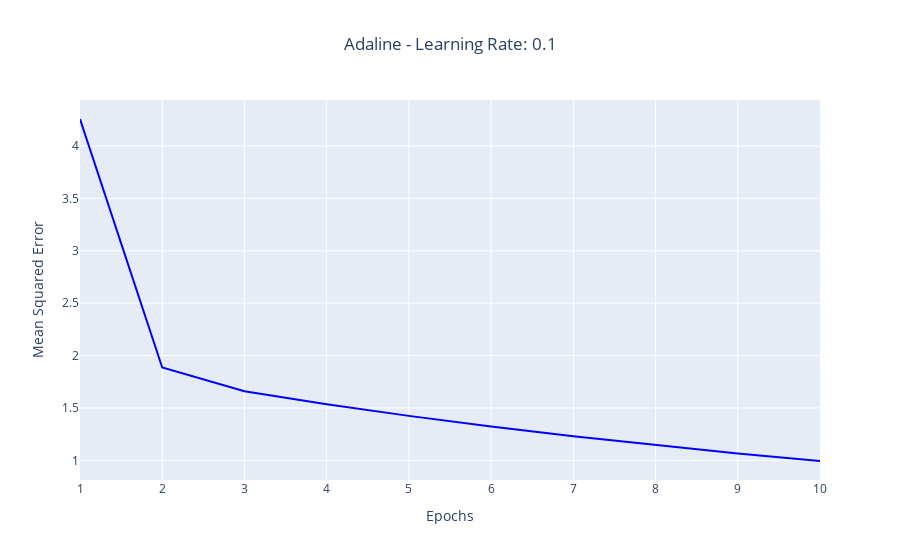

Source (notebook cell):
### Code cell
adaline5 = AdalineGD(eta=0.1, n_iter=10, random_state=1)
adaline5.fit(X5, y)

fig = px.line(x=range(1, adaline5.n_iter + 1), 
              y=adaline5.losses_,
              labels={'x': 'Epochs', 'y': 'Mean Squared Error'},
              title='Adaline - Learning Rate: {}'.format(adaline5.eta))
fig.update_traces(line=dict(color='blue', width=2))
fig.update_layout(title_x=0.5, xaxis_title='Epochs', yaxis_title='Mean Squared Error')
fig.show()

### Figure 1 — Plotly figure (JSON) as saved in the notebook; plotly's stock layout.template omitted (floating-point values rounded to 4 significant figures)
{"data": [{"hovertemplate": "Epochs=%{x}<br>Mean Squared Error=%{y}<extra></extra>", "legendgroup": "", "line": {"color": "blue", "dash": "solid", "width": 2}, "marker": {"symbol": "circle"}, "mode": "lines", "name": "", "orientation": "v", "showlegend": false, "type": "scatter", "x": [1, 2, 3, 4, 5, 6, 7, 8, 9, 10], "xaxis": "x", "y": [4.258, 1.886, 1.659, 1.535, 1.425, 1.323, 1.23, 1.145, 1.066, 0.9938], "yaxis": "y"}], "layout": {"legend": {"tracegroupgap": 0}, "title": {"text": "Adaline - Learning Rate: 0.1", "x": 0.5}, "xaxis": {"anchor": "y", "domain": [0, 1], "title": {"text": "Epochs"}}, "yaxis": {"anchor": "x", "domain": [0, 1], "title": {"text": "Mean Squared Error"}}}}
